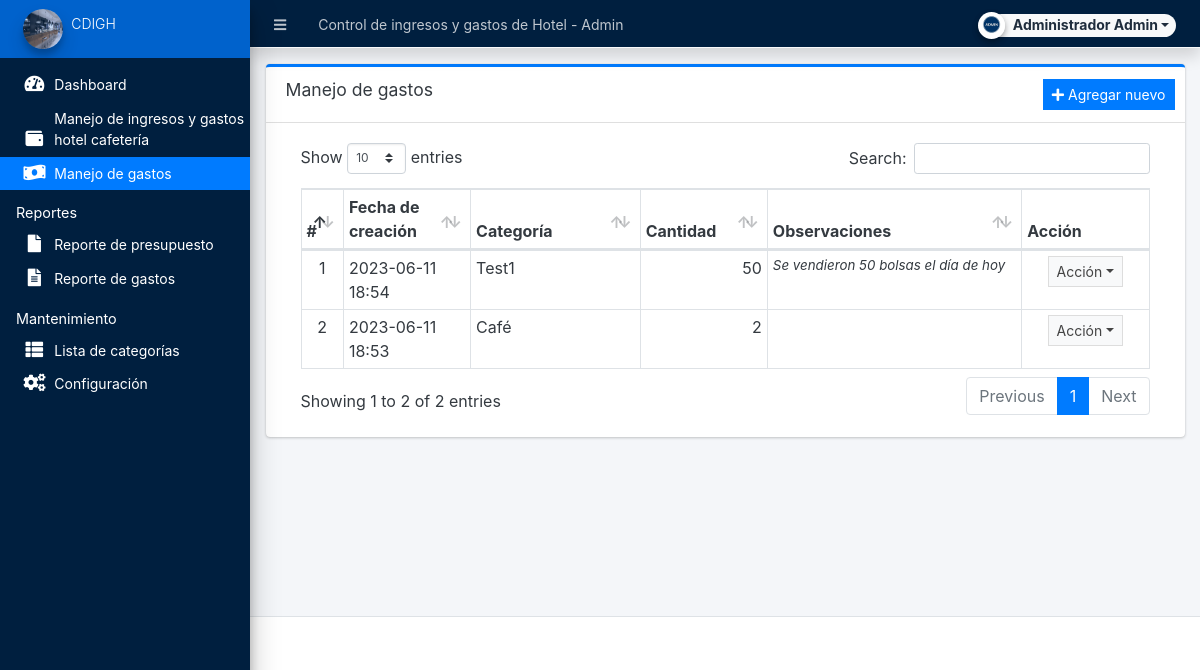
/admin/?page=expense (signed in), run on the app's committed database.
### tables this page shows
CREATE TABLE `running_balance`  (
  `id` int NOT NULL AUTO_INCREMENT,
  `balance_type` tinyint(1) NOT NULL COMMENT '1=budget, 2=expense',
  `category_id` int NOT NULL,
  `amount` float NOT NULL,
  `remarks` text NOT NULL,
  `user_id` text NOT NULL,
  `date_created` datetime(0) NOT NULL DEFAULT current_timestamp(0),
  `date_updated` datetime(0) NULL DEFAULT NULL ON UPDATE CURRENT_TIMESTAMP(0),
  PRIMARY KEY (`id`) USING BTREE,
  INDEX `category_id`(`category_id`) USING BTREE,
  CONSTRAINT `running_balance_ibfk_1` FOREIGN KEY (`category_id`) REFERENCES `categories` (`id`) ON DELETE CASCADE ON UPDATE RESTRICT
);

CREATE TABLE `categories`  (
  `id` int NOT NULL AUTO_INCREMENT,
  `category` varchar(250) NOT NULL,
  `description` text NULL,
  `status` tinyint(1) NOT NULL DEFAULT 1,
  `balance` float NOT NULL DEFAULT 0,
  `date_created` datetime(0) NOT NULL DEFAULT current_timestamp(0),
  `date_updated` datetime(0) NULL DEFAULT NULL ON UPDATE CURRENT_TIMESTAMP(0),
  PRIMARY KEY (`id`) USING BTREE
);

### admin/expense/index.php (the view, shortened to what this page needs)
<div class="card card-outline card-primary">
	<div class="card-header">
		<h3 class="card-title">Manejo de gastos</h3>
		<div class="card-tools">
			<a href="javascript:void(0)" id="manage_expense" class="btn btn-flat btn-sm btn-primary"><span class="fas fa-plus"></span>  Agregar nuevo</a>
		</div>
	</div>
	<div class="card-body">
		<div class="container-fluid">
        <div class="container-fluid">
			<table class="table table-bordered table-stripped">
				<colgroup>
					<col width="5%">
					<col width="15%">
					<col width="20%">
					<col width="15%">
					<col width="30%">
					<col width="15%">
				</colgroup>
				<thead>
					<tr>
						<th>#</th>
						<th>Fecha de creación</th>
						<th>Categoría</th>
						<th>Cantidad</th>
						<th>Observaciones</th>
						<th>Acción</th>
					</tr>
				</thead>
				<tbody>
					<?php
					$i = 1;
						$qry = $conn->query("SELECT r.*,c.category,c.balance from `running_balance` r inner join `categories` c on r.category_id = c.id where c.status= 1 and r.balance_type = 2 order by unix_timestamp(r.date_created) desc");
						while($row = $qry->fetch_assoc()):
							foreach($row as $k=> $v){
								$row[$k] = trim(stripslashes($v));
							}
                            $row['remarks'] = strip_tags(stripslashes(html_entity_decode($row['remarks'])));
					?>
						<tr>
							<td class="text-center"><?php echo $i++; ?></td>
							<td><?php echo date("Y-m-d H:i",strtotime($row['date_created'])) ?></td>
							<td><?php echo $row['category'] ?></td>
							<td ><p class="m-0 text-right"><?php echo number_format($row['amount']) ?></p></td>
							<td ><p class="m-0 truncate"><?php echo ($row['remarks']) ?></p></td>
							<td align="center">
								 <button type="button" class="btn btn-flat btn-default btn-sm dropdown-toggle dropdown-icon" data-toggle="dropdown">
				                  		Acción
				                  </button>
							</td>
						</tr>
					<?php endwhile; ?>
				</tbody>
			</table>
		</div>
		</div>
	</div>
</div>

### data on the page
running_balance: date_created "2023-06-11 18:54", category.category "Test1", amount "50", remarks "Se vendieron 50 bolsas el día de hoy"
running_balance: date_created "2023-06-11 18:53", category.category "Café", amount "2"

### other printed values
$_settings->info('name') "Control de ingresos y gastos de Hotel"
$_settings->userdata('firstname').' '.$_settings->userdata('lastname') "Administrador Admin"
$_settings->info('short_name') "CDIGH"
